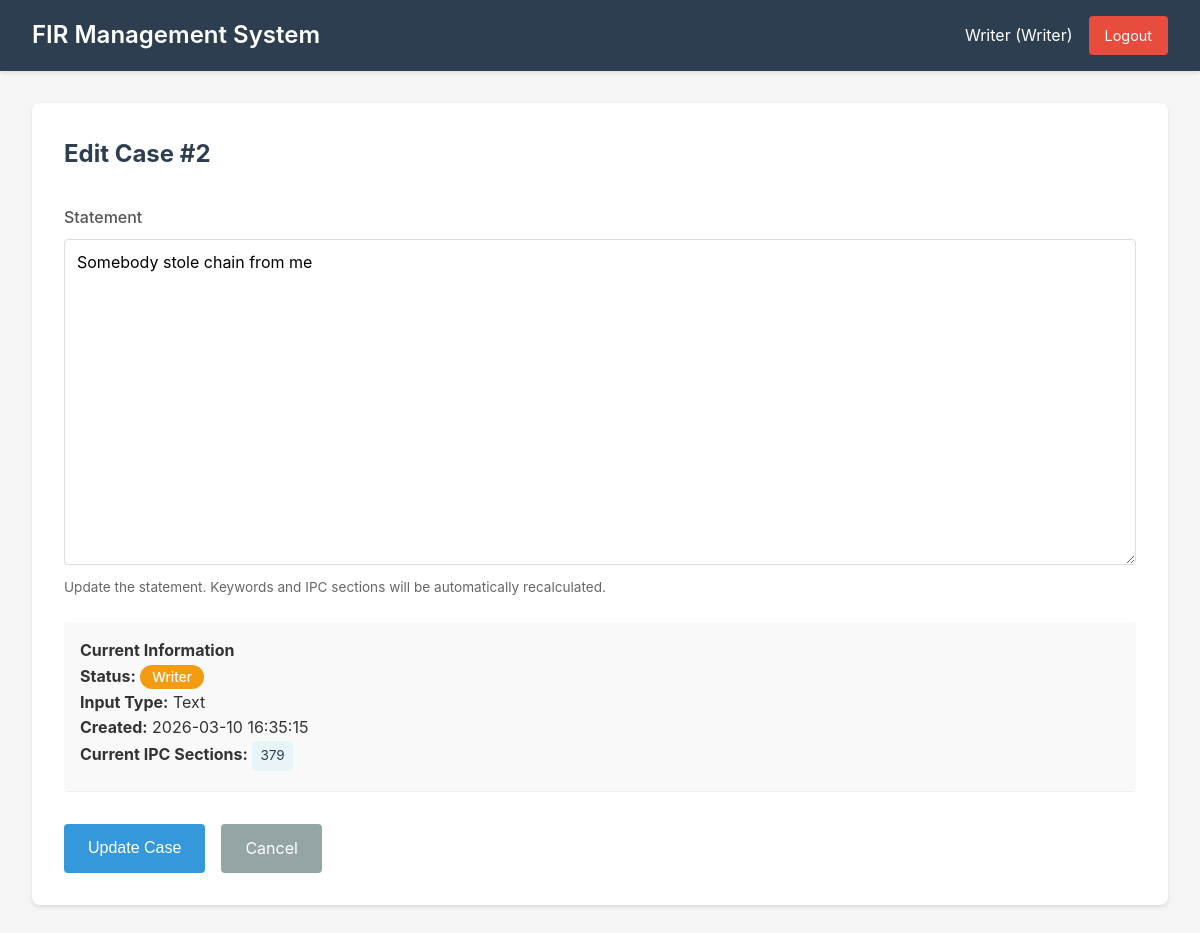
Screenshot of /case/2/edit (signed in) with the database file from the repository.
### models.py (models this page shows)
class User(UserMixin, db.Model):
    id = db.Column(db.Integer, primary_key=True)
    username = db.Column(db.String(80), unique=True, nullable=False)
    password_hash = db.Column(db.String(255), nullable=False)
    role = db.Column(db.String(50), nullable=False)  # writer, sub_inspector, inspector
    name = db.Column(db.String(100), nullable=False)
    created_at = db.Column(db.DateTime, default=datetime.utcnow)

class FIRCase(db.Model):
    id = db.Column(db.Integer, primary_key=True)
    case_number = db.Column(db.String(50), unique=True, nullable=True)
    statement = db.Column(db.Text, nullable=False)
    keywords = db.Column(db.Text, nullable=True)  # JSON string
    ipc_sections = db.Column(db.Text, nullable=True)  # JSON string
    status = db.Column(db.String(50), default=WorkflowStatus.WRITER.value)
    input_type = db.Column(db.String(20), nullable=False)  # audio, video, text
    aadhaar_number = db.Column(db.String(12), nullable=True, index=True)
    created_by = db.Column(db.Integer, db.ForeignKey('user.id'), nullable=False)
    created_at = db.Column(db.DateTime, default=datetime.utcnow)
    investigated_by = db.Column(db.Integer, db.ForeignKey('user.id'), nullable=True)
    investigation_date = db.Column(db.DateTime, nullable=True)
    approved_by = db.Column(db.Integer, db.ForeignKey('user.id'), nullable=True)
    approval_date = db.Column(db.DateTime, nullable=True)
    sent_to_court_date = db.Column(db.DateTime, nullable=True)
    creator = db.relationship('User', foreign_keys=[created_by], backref='created_cases')
    investigator = db.relationship('User', foreign_keys=[investigated_by], backref='investigated_cases')
    approver = db.relationship('User', foreign_keys=[approved_by], backref='approved_cases')

### app.py (the view, shortened to what this page needs)
@app.route('/case/<int:case_id>/edit', methods=['GET', 'POST'])
@login_required
def edit_case(case_id):
    case = FIRCase.query.get_or_404(case_id)
    if current_user.role == 'writer' and case.created_by != current_user.id:
        return jsonify({'error': 'You can only edit your own cases'}), 403
    return render_template('edit_case.html', case=case)

### app.py (called while the page is built)
@app.template_filter('from_json')
def from_json_filter(value):
    if isinstance(value, str):
        try:
            return json.loads(value)
        except:
            return []
    return value or []

@login_manager.user_loader
def load_user(user_id):
    return User.query.get(int(user_id))

### templates/edit_case.html (shortened to what this page needs)
{% extends "base.html" %}
{% block content %}
<div class="create-case">
    <h2>Edit Case #{{ case.id }}</h2>
    <form id="editCaseForm" class="case-form">
        <div class="form-group">
            <label for="statement">Statement</label>
            <textarea id="statement" name="statement" rows="15" required>{{ case.statement }}</textarea>
            <small>Update the statement. Keywords and IPC sections will be automatically recalculated.</small>
        </div>
        <div class="info-section" style="margin-top: 1.5rem; padding: 1rem; background-color: #f9f9f9; border-radius: 4px;">
            <h4>Current Information</h4>
            <p><strong>Status:</strong> <span class="status-badge status-{{ case.status }}">{{ case.status.replace('_', ' ').title() }}</span></p>
            <p><strong>Input Type:</strong> {{ case.input_type.title() }}</p>
            <p><strong>Created:</strong> {{ case.created_at.strftime('%Y-%m-%d %H:%M:%S') }}</p>
            {% if case.ipc_sections %}
                <p><strong>Current IPC Sections:</strong>
                    {% set sections = case.ipc_sections|from_json %}
                    {% for section in sections %}
                        <span class="ipc-badge">{{ section }}</span>
                    {% endfor %}
                </p>
            {% endif %}
        </div>
        <div class="form-actions">
            <button type="submit" class="btn-primary">Update Case</button>
            <a href="{{ url_for('view_case', case_id=case.id) }}" class="btn-secondary">Cancel</a>
        </div>
    </form>
</div>
{% endblock %}

### templates/base.html (shortened to what this page needs)
<!DOCTYPE html>
<html lang="en">
<head>
    <link rel="stylesheet" href="{{ url_for('static', filename='css/style.css') }}">
</head>
<body>
    <nav class="navbar">
        <div class="nav-container">
            <h1 class="nav-title">FIR Management System</h1>
            {% if current_user.is_authenticated %}
            <div class="nav-user">
                <span>{{ current_user.name }} ({{ current_user.role.replace('_', ' ').title() }})</span>
                <a href="{{ url_for('logout') }}" class="btn-logout">Logout</a>
            </div>
            {% endif %}
        </div>
    </nav>
    <main class="main-content">
        {% block content %}{% endblock %}
    </main>
</body>
</html>

### static/css/style.css (style rules this page uses)
* { margin: 0; padding: 0; box-sizing: border-box; }
body { font-family: -apple-system, BlinkMacSystemFont, 'Segoe UI', Roboto, Oxygen, Ubuntu, Cantarell, sans-serif; background-color: #f5f5f5; color: #333; line-height: 1.6; }
.navbar { background-color: #2c3e50; color: white; padding: 1rem 0; box-shadow: 0 2px 4px rgba(0,0,0,0.1); }
.nav-container { max-width: 1200px; margin: 0 auto; padding: 0 2rem; display: flex; justify-content: space-between; align-items: center; }
.nav-title { font-size: 1.5rem; font-weight: 600; }
.nav-user { display: flex; align-items: center; gap: 1rem; }
.btn-logout { background-color: #e74c3c; color: white; padding: 0.5rem 1rem; text-decoration: none; border-radius: 4px; font-size: 0.9rem; }
.main-content { max-width: 1200px; margin: 2rem auto; padding: 0 2rem; }
.form-group { margin-bottom: 1.5rem; }
.form-group label { display: block; margin-bottom: 0.5rem; font-weight: 500; color: #555; }
.form-group input, .form-group select, .form-group textarea { width: 100%; padding: 0.75rem; border: 1px solid #ddd; border-radius: 4px; font-size: 1rem; font-family: inherit; }
.form-group textarea { resize: vertical; min-height: 120px; }
.form-group small { display: block; margin-top: 0.25rem; color: #666; font-size: 0.85rem; }
.form-actions { display: flex; gap: 1rem; margin-top: 2rem; }
.btn-primary { background-color: #3498db; color: white; padding: 0.75rem 1.5rem; border: none; border-radius: 4px; cursor: pointer; font-size: 1rem; text-decoration: none; display: inline-block; }
.btn-secondary { background-color: #95a5a6; color: white; padding: 0.75rem 1.5rem; border: none; border-radius: 4px; cursor: pointer; font-size: 1rem; text-decoration: none; display: inline-block; }
.status-badge { padding: 0.25rem 0.75rem; border-radius: 12px; font-size: 0.85rem; font-weight: 500; }
.status-writer { background-color: #f39c12; color: white; }
.ipc-badge { display: inline-block; background-color: #e8f4f8; color: #2c3e50; padding: 0.25rem 0.5rem; border-radius: 4px; font-size: 0.85rem; margin-right: 0.25rem; margin-bottom: 0.25rem; }
.info-section { margin-bottom: 2rem; padding-bottom: 2rem; border-bottom: 1px solid #ecf0f1; }
.create-case { background: white; padding: 2rem; border-radius: 8px; box-shadow: 0 2px 4px rgba(0,0,0,0.1); }
.create-case h2 { color: #2c3e50; margin-bottom: 2rem; }

### rows the page displays
User: name "Writer", role.replace "Writer"
FIRCase: id "2", statement "Somebody stole chain from me", status.replace "Writer", input_type "Text", created_at "2026-03-10 16:35:15"

### other values shown
{{ section }} "379"
